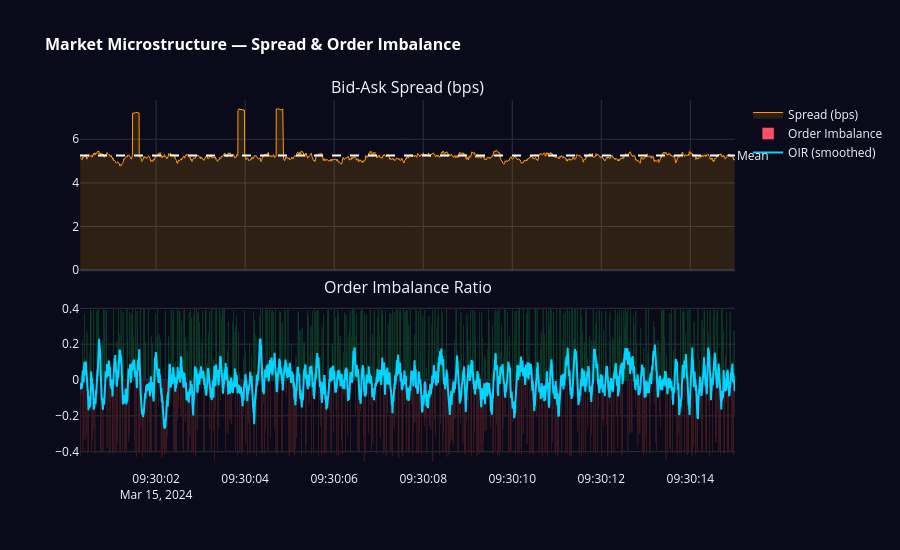

The notebook cell saved with this chart:
### Code cell
# ═══════════════════════════════════════════════════════
#  CHART 2 — SPREAD & ORDER IMBALANCE (Subplots)
# ═══════════════════════════════════════════════════════

fig2 = make_subplots(
    rows=2, cols=1,
    subplot_titles=('Bid-Ask Spread (bps)', 'Order Imbalance Ratio'),
    shared_xaxes=True,
    vertical_spacing=0.08
)

# Spread
fig2.add_trace(go.Scatter(
    x=df['timestamp'], y=df['spread_bps'],
    mode='lines', name='Spread (bps)',
    line=dict(color='#ff9900', width=1),
    fill='tozeroy', fillcolor='rgba(255,153,0,0.15)'
), row=1, col=1)

fig2.add_hline(y=df['spread_bps'].mean(), line_dash='dash',
               line_color='white', annotation_text='Mean',
               annotation_position='right', row=1, col=1)

# Order imbalance
oir_pos = df['order_imbalance'].clip(lower=0)
oir_neg = df['order_imbalance'].clip(upper=0)

fig2.add_trace(go.Bar(
    x=df['timestamp'][::5], y=df['order_imbalance'][::5],
    name='Order Imbalance',
    marker_color=np.where(df['order_imbalance'][::5] >= 0, '#00ff88', '#ff4d6d')
), row=2, col=1)

fig2.add_trace(go.Scatter(
    x=df['timestamp'], y=df['oir_smooth'],
    mode='lines', name='OIR (smoothed)',
    line=dict(color='#00d4ff', width=2)
), row=2, col=1)

fig2.update_layout(
    title=dict(text='<b>Market Microstructure — Spread & Order Imbalance</b>',
               font=dict(size=16, color='white')),
    template='plotly_dark',
    height=550,
    plot_bgcolor='#0a0a1a',
    paper_bgcolor='#0a0a1a',
    showlegend=True,
    hovermode='x unified'
)
fig2.show()

### Figure 1 — Plotly figure (JSON) as saved in the notebook; plotly's stock layout.template omitted (floating-point values rounded to 4 significant figures; data arrays with more than 128 entries replaced by an {"elided": "..."} marker saying what was removed)
{"data": [{"fill": "tozeroy", "fillcolor": "rgba(255,153,0,0.15)", "line": {"color": "#ff9900", "width": 1}, "mode": "lines", "name": "Spread (bps)", "type": "scatter", "x": {"elided": "4901 str values"}, "xaxis": "x", "y": {"elided": "4901 float values"}, "yaxis": "y"}, {"marker": {"color": {"elided": "981 str values"}}, "name": "Order Imbalance", "type": "bar", "x": {"elided": "981 str values"}, "xaxis": "x2", "y": {"elided": "981 float values"}, "yaxis": "y2"}, {"line": {"color": "#00d4ff", "width": 2}, "mode": "lines", "name": "OIR (smoothed)", "type": "scatter", "x": {"elided": "4901 str values"}, "xaxis": "x2", "y": {"elided": "4901 float values"}, "yaxis": "y2"}], "layout": {"annotations": [{"font": {"size": 16}, "showarrow": false, "text": "Bid-Ask Spread (bps)", "x": 0.5, "xanchor": "center", "xref": "paper", "y": 1, "yanchor": "bottom", "yref": "paper"}, {"font": {"size": 16}, "showarrow": false, "text": "Order Imbalance Ratio", "x": 0.5, "xanchor": "center", "xref": "paper", "y": 0.46, "yanchor": "bottom", "yref": "paper"}, {"showarrow": false, "text": "Mean", "x": 1, "xanchor": "left", "xref": "x domain", "y": 5.255, "yanchor": "middle", "yref": "y"}], "height": 550, "hovermode": "x unified", "paper_bgcolor": "#0a0a1a", "plot_bgcolor": "#0a0a1a", "shapes": [{"line": {"color": "white", "dash": "dash"}, "type": "line", "x0": 0, "x1": 1, "xref": "x domain", "y0": 5.255, "y1": 5.255, "yref": "y"}], "showlegend": true, "title": {"font": {"color": "white", "size": 16}, "text": "<b>Market Microstructure — Spread & Order Imbalance</b>"}, "xaxis": {"anchor": "y", "domain": [0, 1], "matches": "x2", "showticklabels": false}, "xaxis2": {"anchor": "y2", "domain": [0, 1]}, "yaxis": {"anchor": "x", "domain": [0.54, 1]}, "yaxis2": {"anchor": "x2", "domain": [0, 0.46]}}}
